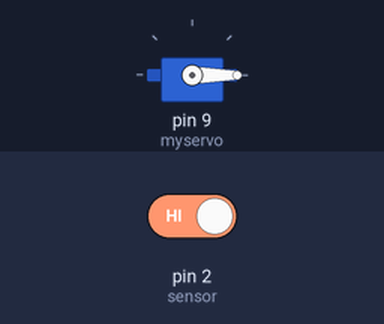
A sketch run on a simulated Arduino Uno, built with avr-gcc and run on an emulated ATmega328P. Shown: servo. Inputs (shaded band) come from the test bench; at power-on: pin 2 (sensor) HIGH.

Above: at 2.8 s.
2.9 s: pin 2 (sensor) driven LOW
At 4.7 s:
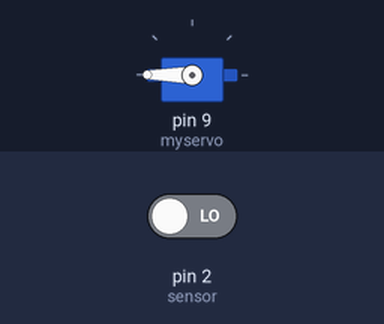
5.5 s: pin 2 (sensor) driven HIGH
At 7.4 s:
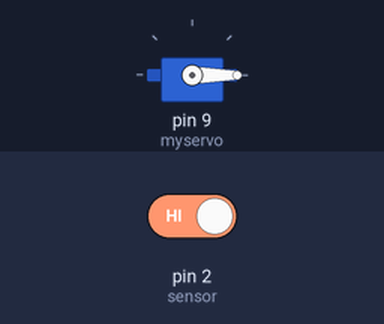
Timing chart, 0 to 8.9 s (numbered marks = the images above; inputs shaded):
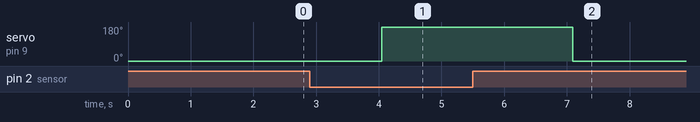

The sketch:

Practica02.ino
```cpp
#include <Servo.h>

Servo myservo;

int sensor = 2;
int val;
int buttonState = 0;
int val_cyn = 0;

void setup(){
  Serial.begin(9600);
  pinMode(sensor, INPUT);
  myservo.attach(9);
  myservo.write(0);
}

void loop(){
  val_cyn = digitalRead(sensor);
  delay(1000);

  if(val_cyn == 0){
    val = 180;
  } else {
    val = 0;
  }

  myservo.write(val);
  delay(15);
}
```

Measured:
- after the input at 2.9 s, servo on pin 9 (myservo): 0° → 180° after 1.1 s
- after the input at 5.5 s, servo on pin 9 (myservo): 180° → 0° after 1.6 s
